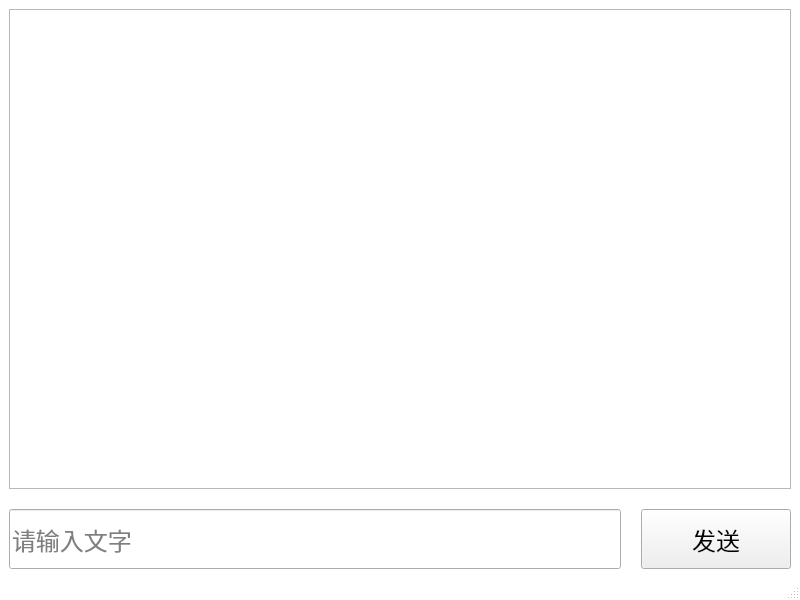
<?xml version="1.0" encoding="UTF-8"?>
<ui version="4.0">
 <class>MainWindow</class>
 <widget class="QMainWindow" name="MainWindow">
  <property name="geometry">
   <rect>
    <x>0</x>
    <y>0</y>
    <width>800</width>
    <height>600</height>
   </rect>
  </property>
  <property name="windowTitle">
   <string>AiChat</string>
  </property>
  <property name="styleSheet">
   <string notr="true">
    /* 完全移除强制性样式 */
    QMainWindow { background-color: white; }
   </string>
  </property>
  <widget class="QWidget" name="centralwidget">
   <layout class="QVBoxLayout" name="verticalLayout">
    <property name="spacing">
     <number>20</number>
    </property>
    <item>
     <widget class="QTextEdit" name="textEditChat">
      <property name="horizontalScrollBarPolicy">
       <enum>Qt::ScrollBarAlwaysOff</enum>
      </property>
      <property name="readOnly">
       <bool>true</bool>
      </property>
      <property name="font">
       <font>
        <pointsize>18</pointsize> <!-- 直接设置字体大小 -->
       </font>
      </property>
     </widget>
    </item>
    <item>
     <layout class="QHBoxLayout" name="horizontalLayout">
      <property name="spacing">
       <number>20</number>
      </property>
      <item>
       <widget class="QLineEdit" name="lineEditInput">
        <property name="minimumSize">
         <size>
          <width>400</width>
          <height>60</height>
         </size>
        </property>
        <property name="font">
         <font>
          <pointsize>18</pointsize> <!-- 更大的输入框字体 -->
         </font>
        </property>
        <property name="placeholderText">
         <string>请输入文字</string>
        </property>
       </widget>
      </item>
      <item>
       <widget class="QPushButton" name="pushButtonSend">
        <property name="font">
         <font>
          <pointsize>18</pointsize> <!-- 发送按钮字体更大 -->
         </font>
        </property>
        <property name="text">
         <string>发送</string>
        </property>
        <property name="minimumSize">
         <size>
          <width>150</width>
          <height>60</height>
         </size>
        </property>
       </widget>
      </item>
     </layout>
    </item>
   </layout>
  </widget>
  <widget class="QMenuBar" name="menubar"/>
  <widget class="QStatusBar" name="statusbar"/>
 </widget>
 <connections>
  <connection>
   <sender>lineEditInput</sender>
   <signal>returnPressed()</signal>
   <receiver>pushButtonSend</receiver>
   <slot>click()</slot>
  </connection>
 </connections>
</ui>
